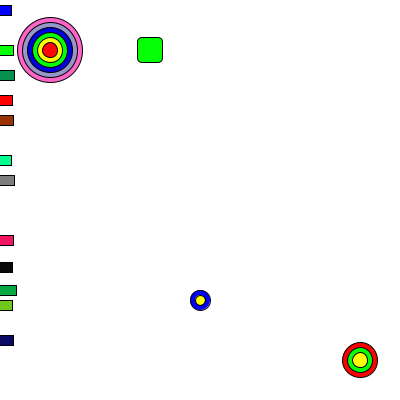
Frame 1 (no input)
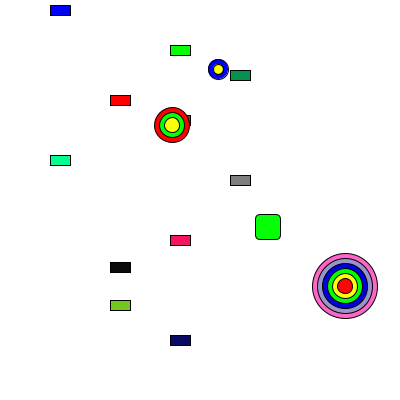
Frame 60 (the mouse pressed at the canvas centre just before this capture)
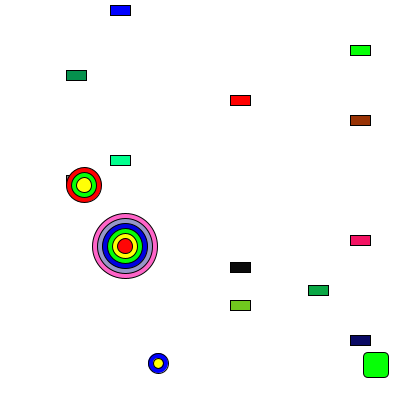
Frame 120 (the mouse held since frame 60 and released just before this capture)

The Processing sketch that drew these frames (run headless with seeded random() and noise(); from frame 60 on, the mouse is pressed at the canvas centre):

// Processing sketch: processing_105793
// ── processing_105793.pde

// Example: Two Car objects
Car myCar1;
Car myCar2; // Two objects!
Car myCar3; 
Car myCar4;
Car myCar5;
Car myCar6;
Car myCar7;
Car myCar8;
Car myCar9;
Car myCar10;
Car myCar11;
Car myCar12;

void setup() {
  size(400, 400);
  // set background color to white
  background(255);
  
  myCar1 = new Car(color(255,0,0),0,100,2); 
  myCar2 = new Car(color(0,0,255),0,10,1);
  myCar3 = new Car(color(6,255,6),0,50,3);
  myCar4 = new Car(color(5,145,77),0,75,4);
  myCar5 = new Car(color(152,51,5),0,120,3);
  myCar6 = new Car(color(1,255,142),0,160,1);
  myCar7 = new Car(color(125,125,126),0,180,4);
  myCar8 = new Car(color(244,20,100),0,240,3);
  myCar9 = new Car(color(10,10,100),0,340,3);
  myCar10 = new Car(color(10,10,10),0,267,2);
  myCar11 = new Car(color(10,167,69),0,290,6);
  myCar12 = new Car(color(112,200,30),0,305,2);
              
}
//big ball
int dx = 5;
int dy = 4;

int x = 50;
int y = 50;

//rectangle

int rectY = 50;
int rectX = 150;

int drectx = 2;
int drecty = 3;


//more balls
int ballx = 200;
int bally = 300;

int dballx = 6;
int dbally = 7;


//last ball
int lastballx = 360;
int lastbally = 360;

int dlastx = 4;
int dlasty = 5;


void draw() {

  //pong rect
  fill(255);
  background(255);
  myCar1.drive();
  myCar1.display();
  myCar2.drive();
  myCar2.display();
  myCar3.drive();
  myCar3.display();
  myCar4.drive();
  myCar4.display();
  myCar5.drive();
  myCar5.display();
  myCar6.drive();
  myCar6.display();
  myCar7.drive();
  myCar7.display();
  myCar8.drive();
  myCar8.display();
  myCar9.drive();
  myCar9.display();
  myCar10.drive();
  myCar10.display();
  myCar11.drive();
  myCar11.display();
  myCar12.drive();
  myCar12.display();

  //ball
  for (int i=0; i<1; i++) {
    fill(255, 100, 200);
    ellipse(x, y+ i, 65, 65);
  }

  for (int i=0; i<1; i++) {
    fill(150, 150, 200);
    ellipse(x, y+ i, 55, 55);
  }

  for (int i=0; i<1; i++) {
    fill(0, 0, 225);
    ellipse(x, y+ i, 45, 45);
  }

  for (int i=0; i<1; i++) {
    fill(6, 255, 6);
    ellipse(x, y+ i, 35, 35);
  }

  for (int i=0; i<1; i++) {
    fill(255, 255, 6);
    ellipse(x, y+ i, 25, 25);
  }


  for (int i=0; i<1; i++) {
    fill(255, 6, 6);
    ellipse(x, y+ i, 15, 15);
    
    

    
  }

  //rectangle
  for (int i=0; i<1; i++) {
    fill(6, 255, 6);
    rect(rectX, rectY+ i, 25, 25, 5);
  }


  //more balls
  for (int i=0; i<1; i++) {
    fill(0, 0, 255);
    ellipse(ballx, bally+ i, 20, 20);
  //a ball within a ball
  for (int k=0; k<1; k++) {
    fill(255, 255, 6);
    ellipse(ballx, bally+ i, 10, 10);
    }
  }

  //last ball
  for (int i=0; i<1; i++) {
    fill(255, 0, 0);
    ellipse(lastballx, lastbally+i, 35, 35);
    
  for (int D=0; D<1; D++) {
    fill(6, 255, 6);
    ellipse(lastballx, lastbally+ i, 25, 25);
    
  for (int Z=0; Z<1; Z++) {
    fill(255, 255, 6);
    ellipse(lastballx, lastbally+ i, 15, 15);
  }
  }
  }

  //big ass ball
  x = x + dx;
  y = y + dy;

  //individual rect
  rectX = rectX + drectx;
  rectY = rectY + drecty;

  //more balls
  bally = bally + dbally;
  ballx = ballx + dballx;

  //last ball
  lastbally = lastbally + dlasty;
  lastballx = lastballx + dlastx;



  //for the big ball
  if ( x < 10 || x > 380) {
    dx = -1 * dx;
  }
  if ( y < 10 || y > 385) {
    dy = -1 * dy;
  }


  //more balls

  if ( ballx < 10 || ballx > 380) {
    dballx = -1 * dballx;
  }
  if ( bally < 10 || bally > 385) {
    dbally = -1 * dbally;
  }

  //for the individual rect

  if ( rectX < 10 || rectX > 380) {
    drectx = -1 * drectx;
  }
  if ( rectY < 10 || rectY > 385) {
    drecty = -1 * drecty;
  }

  //last ball
  if ( lastballx < 10 || lastballx > 380) {
    dlastx = -1 * dlastx;
  }
  if ( lastbally < 10 || lastbally > 385) {
    dlasty = -1 * dlasty;
  }
}

class Car { 
  color c;
  float xpos;
  float ypos;
  float xspeed;
 
  // The Constructor is defined with arguments.
  Car(color tempC, float tempXpos, float tempYpos, float tempXspeed) { 
    c = tempC;
    xpos = tempXpos;
    ypos = tempYpos;
    xspeed = tempXspeed;
  }
 
  void display() {
    stroke(0);
    fill(c);
    rectMode(CENTER);
    rect(xpos,ypos,20,10);
  }
 
  void drive() {
    xpos = xpos + xspeed;
    if (xpos > width) {
      xpos = 0;
    }
  }
}
